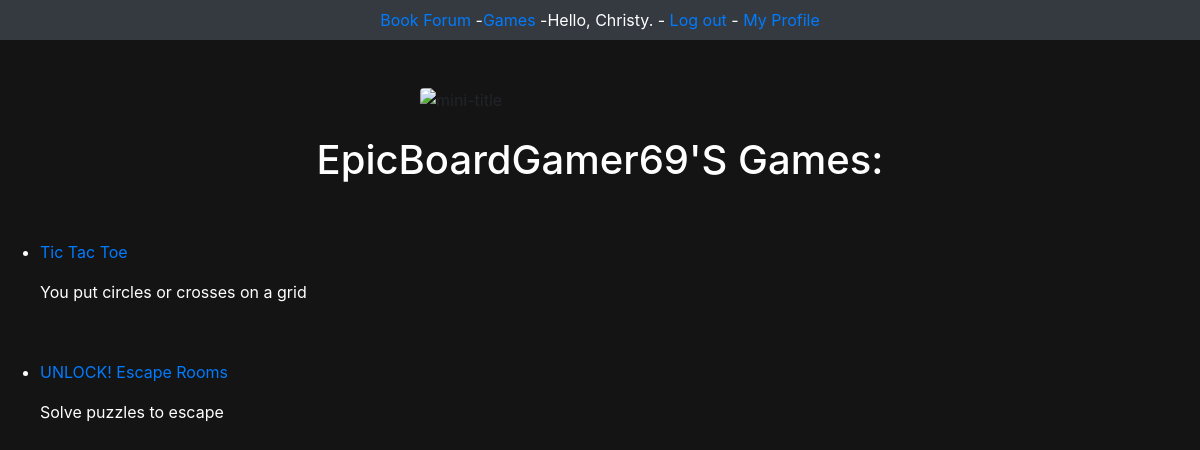
Screenshot of /users/profile/2 (signed in) with the database file from the repository.
### users/models.py (models this page shows, shortened)
class User(AbstractBaseUser):
    username = models.CharField(max_length=50, unique=True)
    biography = models.CharField(max_length=300)
    is_staff = models.BooleanField(default=False)
    is_admin = models.BooleanField(default=False)
    date_joined = models.DateTimeField(auto_now_add=True)
    last_login = models.DateTimeField(auto_now=True)
    USERNAME_FIELD = 'username'
    objects = UserManager()  # Links this extended user class to its manager
    def __str__(self):
        return self.username

### main/models.py (models this page shows, shortened)
class Game(models.Model):
    name = models.CharField(max_length=80)
    description = models.CharField(max_length=500)
    owner = models.ForeignKey(User, on_delete=models.CASCADE)
    availability = models.BooleanField()
    date_added = models.DateTimeField(auto_now_add=True)
    date_modified = models.DateTimeField(auto_now=True)

### users/views.py (the view)
# urls.py: path('profile/<int:user_id>', views.profile, name='profile'),
@login_required
def profile(request, user_id):
    user = User.objects.get(id = user_id)
    games = user.game_set.order_by('-date_added')
    context = {'user': user, 'games': games}
    return render(request, 'registration/profile.html', context)

### users/templates/registration/profile.html (shortened to what this page needs)
{% extends 'main/base.html' %}
{% block content %}
    <br>
    <h1 class="text-white text-capitalize text-center">{{ user }}'s Games:</h1>
    <br><br>
    <ul class="mx-auto content-center">
    {% for game in games %}
        <li class="list-item text-white">
            <a href="{% url 'main:game' game.id %}">{{ game.name }}</a>
            <p>{{ game.description|linebreaks }}<br></p>
        </li>
    {% empty %}
        <li class="list-inline-item text-white">You don't have any games yet.</li>
    {% endfor %}
    </ul>
{% endblock content %}

### main/templates/main/base.html (shortened to what this page needs)
<!DOCTYPE html>
<html lang="en">
<head>
<link rel="stylesheet" href="https://stackpath.bootstrapcdn.com/bootstrap/4.5.0/css/bootstrap.min.css">
<link rel="stylesheet" href="https://maxcdn.bootstrapcdn.com/font-awesome/4.7.0/css/font-awesome.min.css">
</head>
<nav class="navbar navbar-expand-sm bg-dark navbar-dark justify-content-center text-white">
  <ul class="navbar-nav">
    <li class="nav-item">
     <a href="{% url 'main:index' %}">Book Forum</a> -
    </li>
    <li class="nav-item">
      <a href="{% url 'main:games' %}">Games</a> -
    </li>
    <li class="nav-item">
    {% if user.is_authenticated %}
        Hello, {{ request.user.username }}. -
        <a href="{% url 'users:logout' %}">Log out</a> -
        <a href="{% url 'users:profile' request.user.id%}">My Profile</a>
    {% else %}
        <a href="{% url 'users:register' %}">Register</a> -
        <a href="{% url 'users:login' %}">Log in</a>
    {% endif %}
    </li>
  </ul>
</nav>
<br/><br/>
<div class="image">
<img src="https://i.ibb.co/Cnkng5M/mini-title.png" class="rounded mx-auto d-block"
     alt="mini-title" style="width:30%" </div>
{% block content %}{% endblock content %}

### rows the page displays
User: user.username "Christy"
User: username "EpicBoardGamer69"
Game: name "Tic Tac Toe", description "You put circles or crosses on a grid"
Game: name "UNLOCK! Escape Rooms", description "Solve puzzles to escape"
